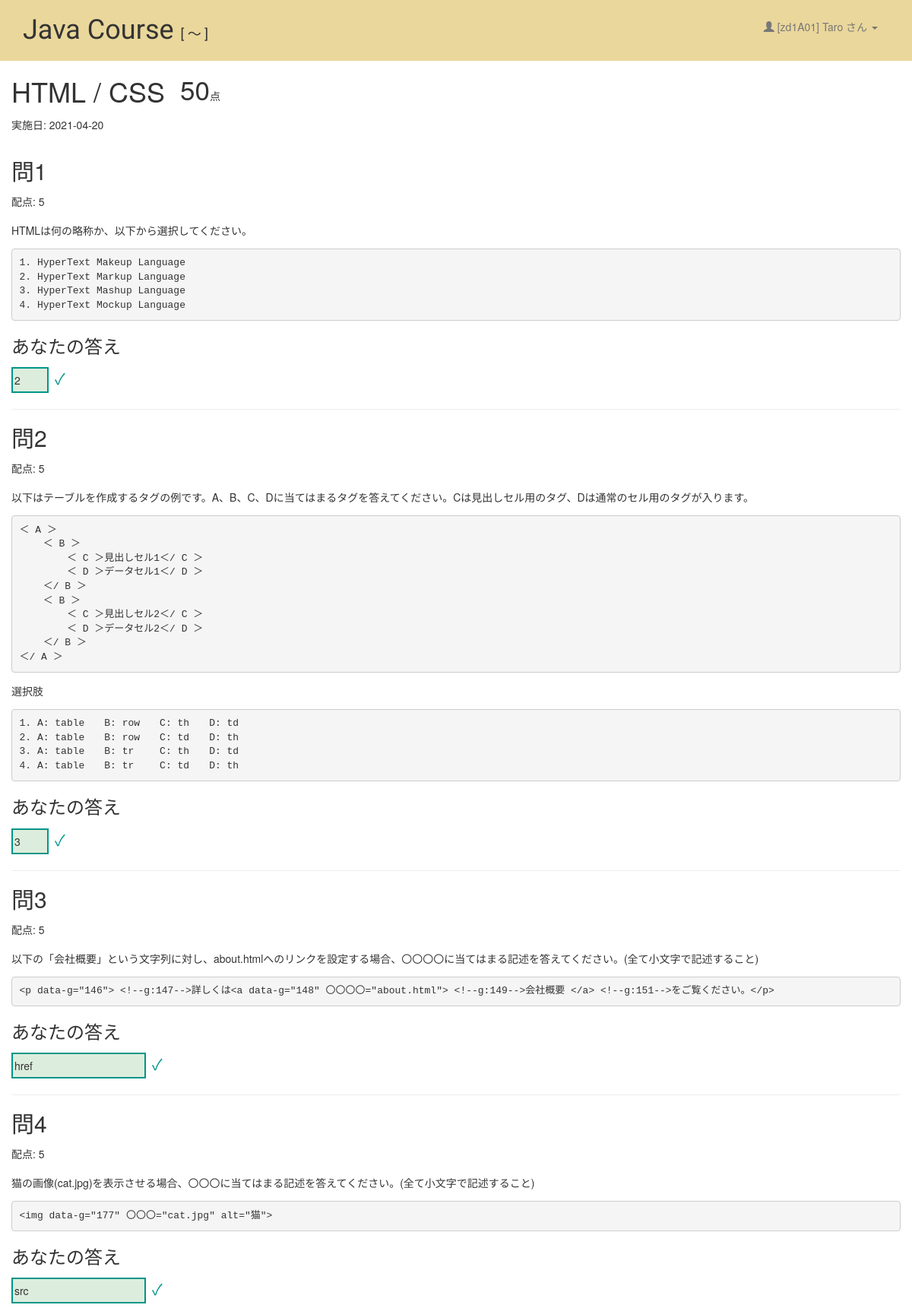
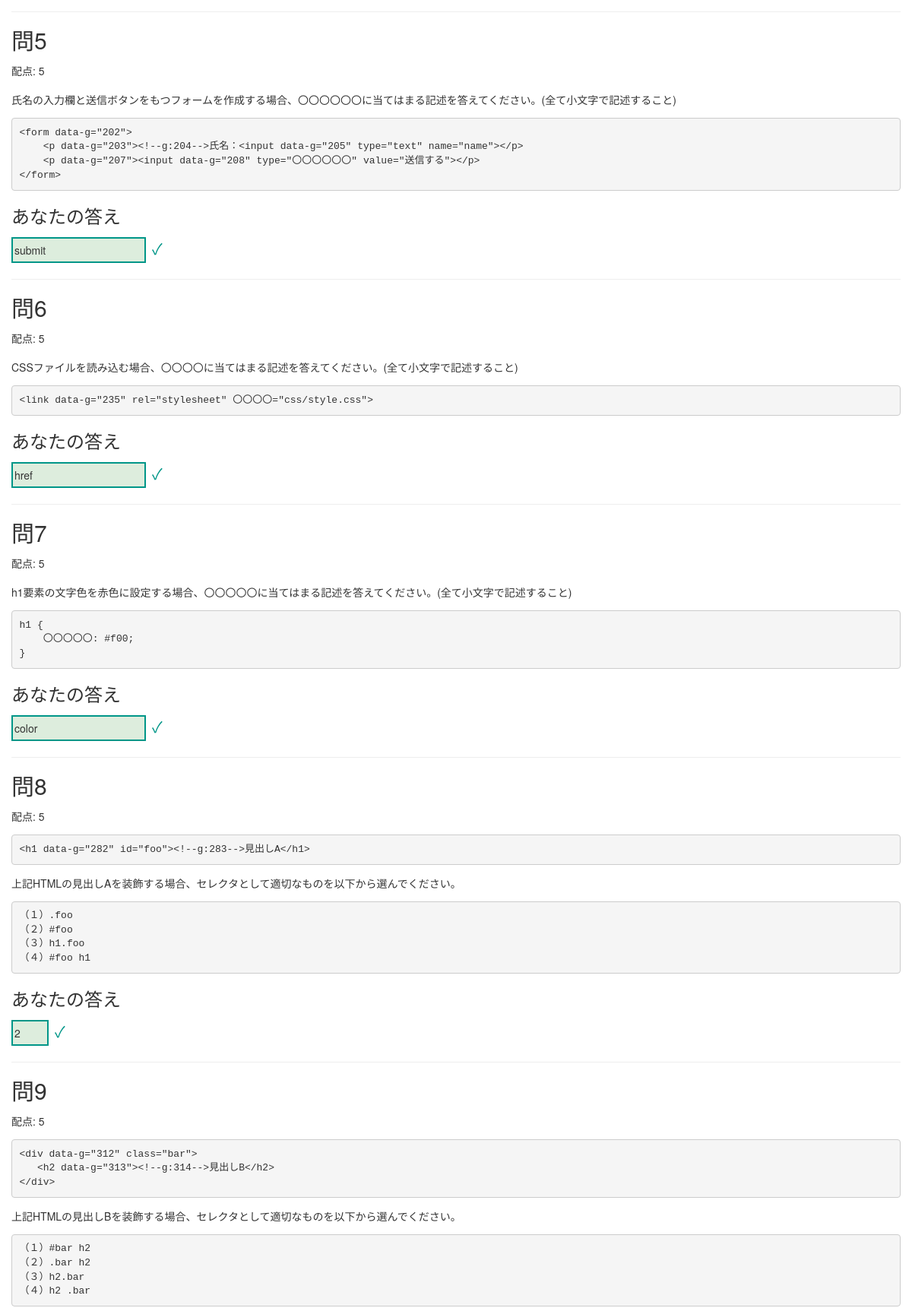
Page /student/exam/finished.php?exam_id=3 (signed in, upper part) on the committed database (2 pictures, top to bottom).
### tables this page shows
CREATE TABLE `sc_exams` (
  `id` int(11) NOT NULL,
  `tested_at` date NOT NULL,
  `title` varchar(50) NOT NULL,
  `fullscore` int(11) NOT NULL,
  `summery` varchar(255) NOT NULL
);

CREATE TABLE `sc_scores` (
  `id` int(11) NOT NULL,
  `exam_id` int(11) NOT NULL,
  `student_id` int(11) NOT NULL,
  `score` int(11) NOT NULL DEFAULT 0,
  `submitted_at` date DEFAULT NULL,
  `answers` varchar(1000) DEFAULT NULL
);

CREATE TABLE `sc_questions` (
  `id` int(11) NOT NULL,
  `exam_id` int(11) DEFAULT NULL,
  `num` int(11) DEFAULT NULL,
  `sentence` varchar(5000) DEFAULT NULL,
  `answer` varchar(500) DEFAULT NULL,
  `right_answer` varchar(100) DEFAULT NULL,
  `score` int(11) DEFAULT NULL
);

### utility/course.db.php (called while the page is built, shortened)
<?php
function get_score($examId, $studentId) {
  $pdo = db_init();
  $sql = "SELECT * from sc_scores
          WHERE exam_id = ?
          AND student_id = ?";
  $stmt = $pdo->prepare($sql);
  $stmt->execute([$examId, $studentId]);
  return $stmt->fetch(PDO::FETCH_ASSOC);
}
function get_exam_by_id($examId) {
  $pdo = db_init();
  $sql = "SELECT * FROM sc_exams WHERE id = ?";
  $stmt = $pdo->prepare($sql);
  $stmt->execute([$examId]);
  return $stmt->fetch(PDO::FETCH_ASSOC);
}
function get_questions($examId = 0) {
  $pdo = db_init();
  $sql = "SELECT * FROM sc_questions
          WHERE exam_id = ?
          ORDER BY num";
  $stmt = $pdo->prepare($sql);
  $stmt->execute([$examId]);
  return $stmt->fetchAll(PDO::FETCH_ASSOC);
}

### student/exam/finished.php (the view, shortened to what this page needs)
<?php
require_once $_SERVER["DOCUMENT_ROOT"] . "/zd_course/utility/include.php";
$loginUser = $_SESSION["login"];
$examId = $_GET["exam_id"];
try {
  $exam = get_exam_by_id($examId);
  $questionList = get_questions($examId);
  $score = get_score($examId, $loginUser["id"]);
  $answers = json_decode($score["answers"], true);
} catch(PDOException $e) {
  echo $e->getMessage();
  echo "<p>申し訳ありませんが、しばらく時間をおいてからアクセスしてください</p>";
  exit;
}
?>
<!DOCTYPE html>
<html lang="ja">
<head>
  <link rel="stylesheet" href="/zd_course/css/styles.css">
</head>
<body>
  <?php require_once $_SERVER["DOCUMENT_ROOT"] . "/zd_course/parts/header.php"; ?>
<div class="container admin-container">
  <main>
    <div class="exam-result">
      <div>
        <h1><?php echo $exam["title"]; ?></h1>
        <p>実施日: <?php echo $exam["tested_at"]; ?></p>
      </div>
      <p><span><?php echo $score["score"]; ?></span>点</p>
    </div>
  <?php foreach($questionList as $question): ?>
    <section class="q-section" data-question-id="<?php echo $question["id"]; ?>">
      <h2>問<?php echo $question["num"]; ?></h2>
        <p>配点: <?php echo $question["score"]; ?></p>
        <?php echo $question["sentence"]; ?>
        <h3 class="answer" data-answer="<?php echo $answers[$question["id"]]; ?>">あなたの答え</h3>
        <?php echo $question["answer"]; ?>
        <hr>
      </section>
      <?php endforeach; ?>
  </main>
</div>
</body>
</html>

### rows in the picture
sc_exams: title "HTML / CSS", tested_at "2021-04-20"
sc_scores: score "50"
sc_questions: num "1", score "5", sentence "HTMLは何の略称か、以下から選択してください。 1. HyperText Makeup Language 2. HyperText Markup Language 3. HyperText Mashup Language 4. HyperText Mockup Language", answer "2"
sc_questions: num "2", score "5", sentence "以下はテーブルを作成するタグの例です。A、B、C、Dに当てはまるタグを答えてください。Cは見出しセル用のタグ、Dは通常のセル用のタグが入ります。 ＜ A ＞ ＜ B ＞ ＜ C ＞見出しセル1＜/ C ＞ ＜ D ＞データセル1＜/ D ＞ ＜/ B ＞ ＜ B ＞ ＜ C ＞見出しセル2＜/ C ＞ ＜ D ＞データセル2＜/ D ＞ ＜/ B ＞ ＜/ A ＞ 選択肢 1. A: table B: row C: th D: td 2. A: table B: row C: td D: th 3. A: table B: tr C: th D: td 4. A: table B: tr C: td D: th", answer "3"
sc_questions: num "3", score "5", sentence "以下の「会社概要」という文字列に対し、about.htmlへのリンクを設定する場合、〇〇〇〇に当てはまる記述を答えてください。(全て小文字で記述すること) <p data-g=\"146\"> <!--g:147-->詳しくは<a data-g=\"148\" 〇〇〇〇=\"about.html\"> <!--g:149-->会社概要 </a> <!--g:151-->をご覧ください。</p>", answer "href"
sc_questions: num "4", score "5", sentence "猫の画像(cat.jpg)を表示させる場合、〇〇〇に当てはまる記述を答えてください。(全て小文字で記述すること) <img data-g=\"177\" 〇〇〇=\"cat.jpg\" alt=\"猫\">", answer "src"
sc_questions: num "5", score "5", sentence "氏名の入力欄と送信ボタンをもつフォームを作成する場合、〇〇〇〇〇〇に当てはまる記述を答えてください。(全て小文字で記述すること) <form data-g=\"202\"> <p data-g=\"203\"><!--g:204-->氏名：<input data-g=\"205\" type=\"text\" name=\"name\"></p> <p data-g=\"207\"><input data-g=\"208\" type=\"〇〇〇〇〇〇\" value=\"送信する\"></p> </form>", answer "submit"
sc_questions: num "6", score "5", sentence "CSSファイルを読み込む場合、〇〇〇〇に当てはまる記述を答えてください。(全て小文字で記述すること) <link data-g=\"235\" rel=\"stylesheet\" 〇〇〇〇=\"css/style.css\">", answer "href"
sc_questions: num "7", score "5", sentence "h1要素の文字色を赤色に設定する場合、〇〇〇〇〇に当てはまる記述を答えてください。(全て小文字で記述すること) h1 { 〇〇〇〇〇: #f00; }", answer "color"
sc_questions: num "8", score "5", answer "2"
sc_questions: num "9", score "5"

### other values in the picture
COURSE_NAME "Java Course"
$escapedString "zd1A01 Taro"
